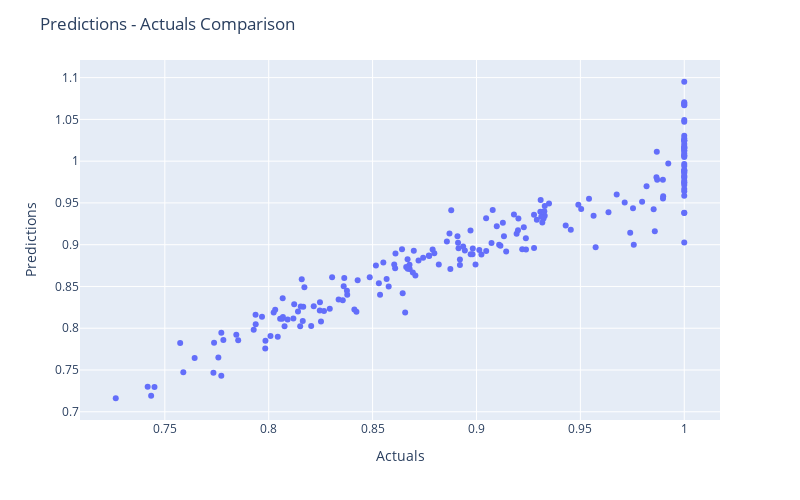

Notebook cell for this chart:
### Code cell
fig = px.scatter(res, x="Actuals", y="Predictions")

fig.update_layout(
    autosize=False,
    width=800,
    height=500,
    title_text="Predictions - Actuals Comparison",
)

fig.show()

### Figure 1 — Plotly figure (JSON) as saved in the notebook; plotly's stock layout.template omitted (floating-point values rounded to 4 significant figures; data arrays with more than 128 entries replaced by an {"elided": "..."} marker saying what was removed)
{"data": [{"hovertemplate": "Actuals=%{x}<br>Predictions=%{y}<extra></extra>", "legendgroup": "", "marker": {"color": "#636efa", "symbol": "circle"}, "mode": "markers", "name": "", "orientation": "v", "showlegend": false, "type": "scatter", "x": {"elided": "200 float values"}, "xaxis": "x", "y": {"elided": "200 float values"}, "yaxis": "y"}], "layout": {"autosize": false, "height": 500, "legend": {"tracegroupgap": 0}, "margin": {"t": 60}, "title": {"text": "Predictions - Actuals Comparison"}, "width": 800, "xaxis": {"anchor": "y", "autorange": true, "domain": [0, 1], "range": [0.7092, 1.017], "title": {"text": "Actuals"}, "type": "linear"}, "yaxis": {"anchor": "x", "autorange": true, "domain": [0, 1], "range": [0.6901, 1.121], "title": {"text": "Predictions"}, "type": "linear"}}}
